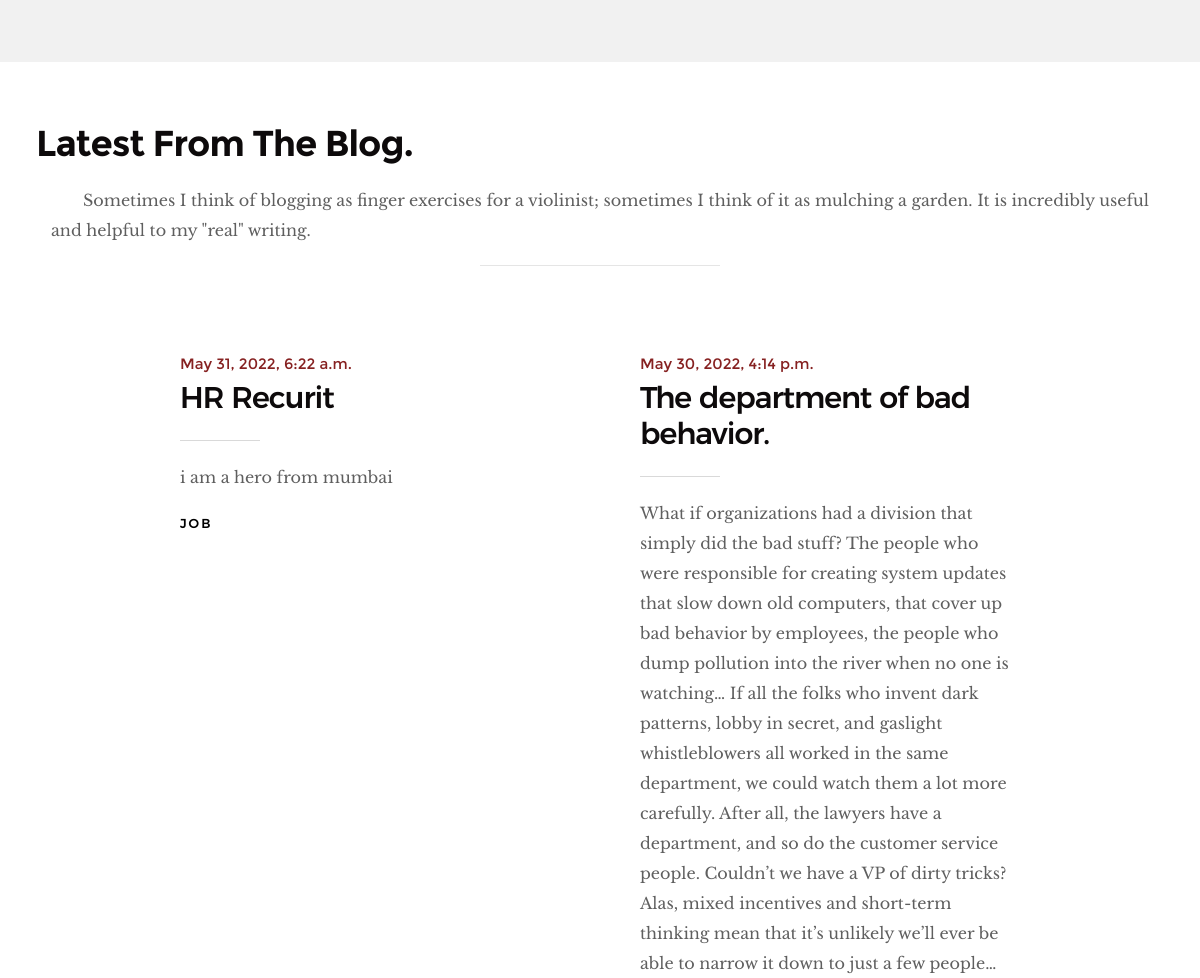
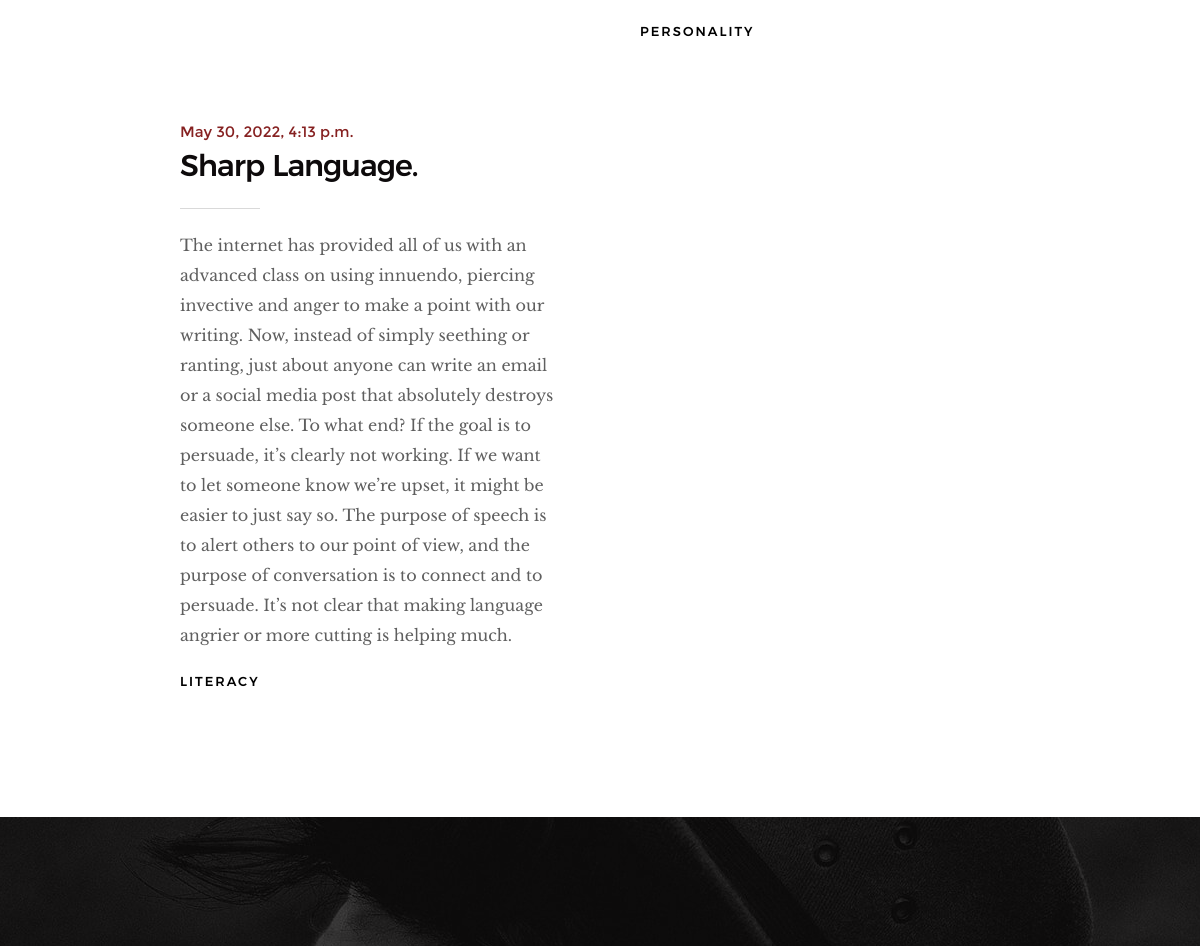
Before: /home/ (middle part) with the older database file (2 pictures, top to bottom).
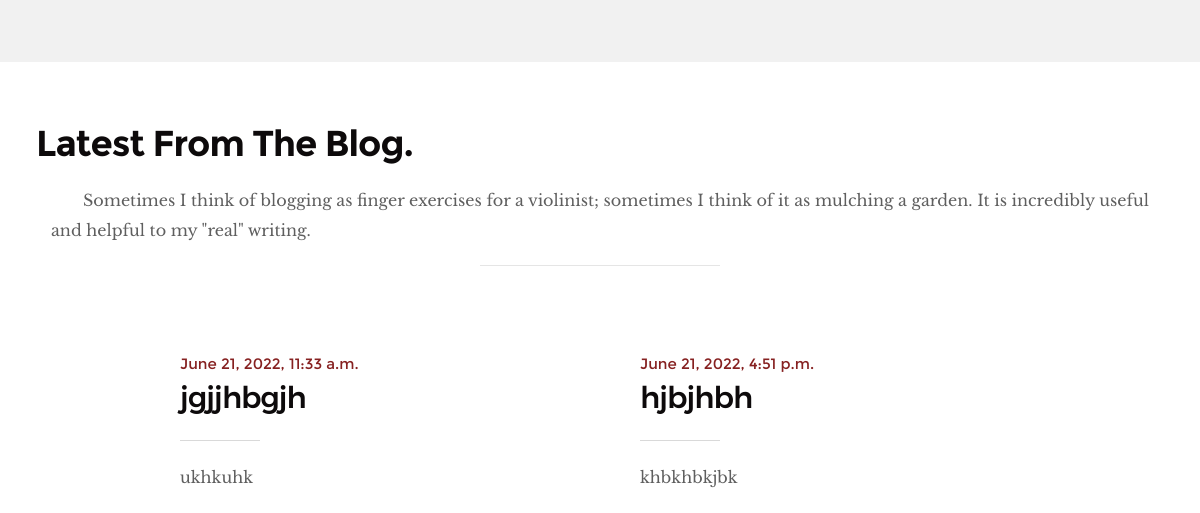
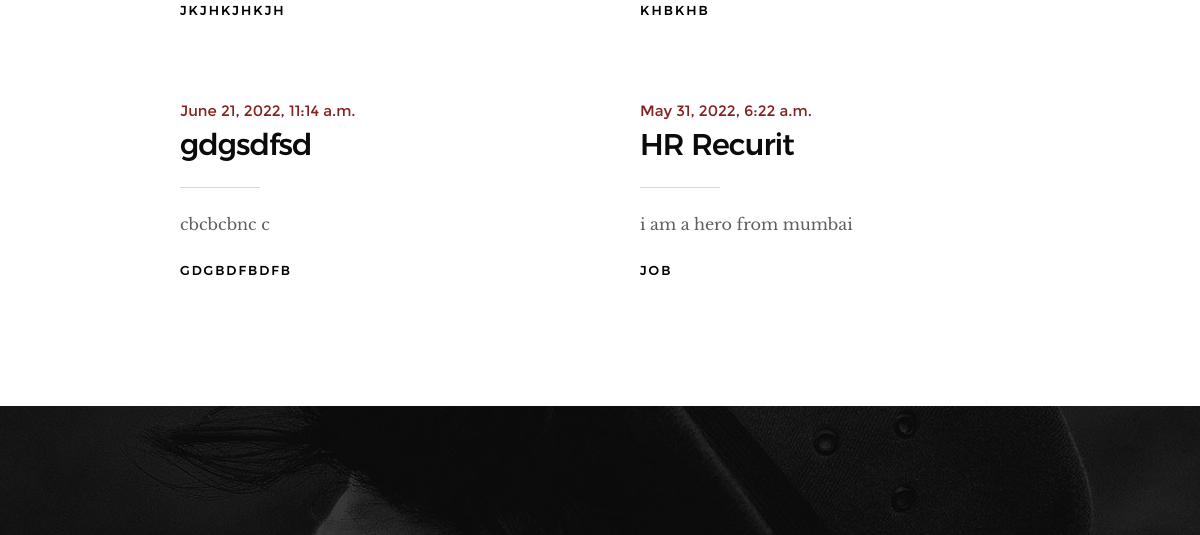
After: the same page with the newer database file (2 pictures, top to bottom).
### blogs/models.py (models this page shows)
class room(models.Model):
	date=models.DateTimeField()
	title=models.CharField(max_length=200)
	content=models.CharField(max_length=5000)
	types=models.CharField(max_length=100)

### blogs/views.py (the view)
# urls.py: path('home/', views.index),
def index(request):
	p=project.objects.all()
	d=room.objects.all()
	d=d[::-1]
	d=d[:4:]
	return render(request,'index.html',{'pro':p,'dest':d})

### template/index.html (shortened to what this page needs)
{% load static %}
<!DOCTYPE html>
<html class="no-js" lang="en">
<head>
    <link rel="stylesheet" href="{% static 'css/base.css' %}">
    <link rel="stylesheet" href="{% static 'css/vendor.css' %}">
      <link rel="stylesheet" href="{% static 'css/main.css' %}">
</head>
<body id="top">
    <section id="works" class="s-works target-section">
    </section>
    <section id="blog" class="s-blog target-section">
      <div class="row about-content has-bottom-sep";
          <div class="col-full" >
      <h1 style="float:left">Latest From The Blog.</h1>
          </div>
        <div class="row section-intro has-bottom-sep">
            <div class="col-full">
                <p class="about-content" style="text-align:justify; text-indent:2em">Sometimes I think of blogging as finger exercises for a violinist; sometimes I think of
                  it as mulching a garden. It is incredibly useful and helpful to my "real" writing.</p>
            </div>
        </div>
        <div class="row blog-content">
            <div class="col-full">
                <div class="blog-list block-1-2 block-tab-full">
                   {% for de in dest %}
                    <article class="col-block">
                        <div class="blog-date">
                            <a href="/blog/">{{de.date}}</a>
                        </div>
                        <h2 class="h01"><a href="/blog/">{{de.title}}</a></h2>
                        <p>{{de.content}}
                        </p>
                        <div class="blog-cat">
                            <a href="/blog/">{{de.types}}</a>
                        </div>
                    </article>
                    {% endfor %}
                </div>
            </div>
        </div>
   </section>
    <section id="contact" class="s-contact target-section">
    </section>
</body>
</html>

Changed rows visible on the page:
no longer on this page (row unchanged): room: date "May 30, 2022, 4:14 p.m.", title "The department of bad behavior.", content "What if organizations had a division that simply did the bad stuff? The people who were responsible for creating system updates that slow down old computers, that cover up bad behavior by employees, the people who dump pollution into the river when no one is watching… If all the folks who invent dark patterns, lobby in secret, and gaslight whistleblowers all worked in the same department, we could watch them a lot more carefully. After all, the lawyers have a department, and so do the customer service people. Couldn’t we have a VP of dirty tricks? Alas, mixed incentives and short-term thinking mean that it’s unlikely we’ll ever be able to narrow it down to just a few people…", types "PERSONALITY"
no longer on this page (row unchanged): room: date "May 30, 2022, 4:13 p.m.", title "Sharp Language.", content "The internet has provided all of us with an advanced class on using innuendo, piercing invective and anger to make a point with our writing. Now, instead of simply seething or ranting, just about anyone can write an email or a social media post that absolutely destroys someone else. To what end? If the goal is to persuade, it’s clearly not working. If we want to let someone know we’re upset, it might be easier to just say so. The purpose of speech is to alert others to our point of view, and the purpose of conversation is to connect and to persuade. It’s not clear that making language angrier or more cutting is helping much.", types "LITERACY"
added room: date "June 21, 2022, 11:33 a.m.", title "jgjjhbgjh", content "ukhkuhk", types "JKJHKJHKJH"
added room: date "June 21, 2022, 4:51 p.m.", title "hjbjhbh", content "khbkhbkjbk", types "KHBKHB"
added room: date "June 21, 2022, 11:14 a.m.", title "gdgsdfsd", content "cbcbcbnc c", types "GDGBDFBDFB"
